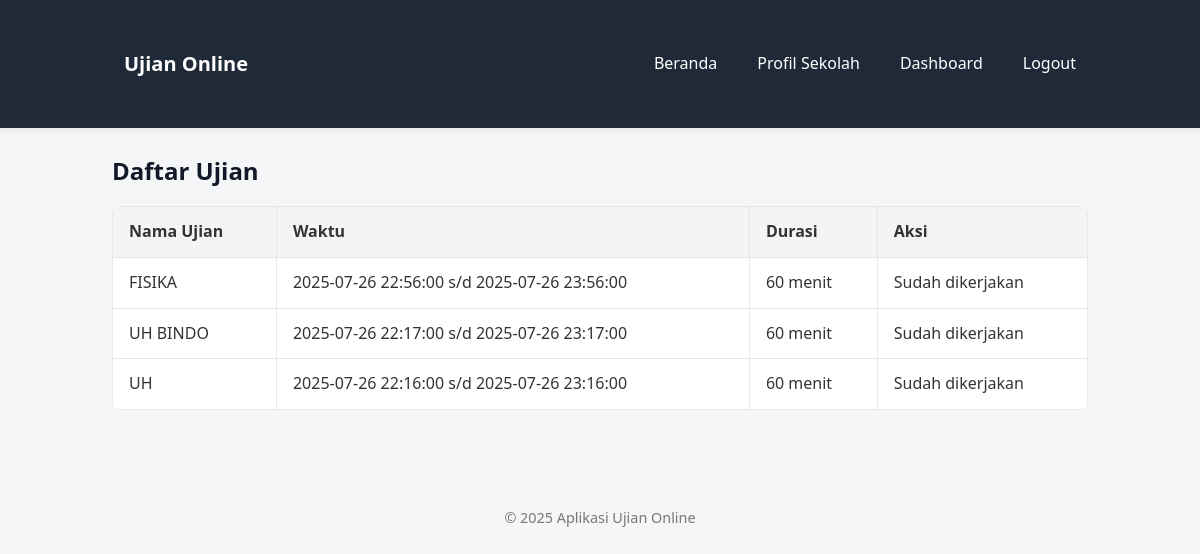
Screenshot of /siswa/ujian_list.php (signed in) with the database file from the repository.
### tables this page shows
CREATE TABLE `ujian_peserta` (
  `id` int(11) NOT NULL,
  `ujian_id` int(11) NOT NULL,
  `user_id` int(11) NOT NULL,
  `mulai_at` datetime DEFAULT NULL,
  `selesai_at` datetime DEFAULT NULL,
  `nilai` decimal(5,2) DEFAULT NULL,
  `status` enum('belum','sedang','selesai') DEFAULT 'belum',
  `created_at` timestamp NOT NULL DEFAULT current_timestamp()
);

CREATE TABLE `ujian` (
  `id` int(11) NOT NULL,
  `nama` varchar(150) NOT NULL,
  `mapel_id` int(11) DEFAULT NULL,
  `mulai_at` datetime NOT NULL,
  `selesai_at` datetime NOT NULL,
  `durasi_menit` int(11) NOT NULL,
  `acak_soal` tinyint(1) DEFAULT 1,
  `tampil_nilai` tinyint(1) DEFAULT 1,
  `created_by` int(11) NOT NULL,
  `created_at` timestamp NOT NULL DEFAULT current_timestamp()
);

### includes/functions.php (called while the page is built, shortened)
<?php
function h($str) {
    return htmlspecialchars($str, ENT_QUOTES, 'UTF-8');
}

### siswa/ujian_list.php (the view, shortened to what this page needs)
<?php
require_once __DIR__ . '/../config/db.php';
require_once __DIR__ . '/../includes/functions.php';
include __DIR__ . '/../includes/header.php';
include __DIR__ . '/../includes/navbar.php';
$stmt = $pdo->prepare('
    SELECT u.*, up.status
    FROM ujian u
    JOIN ujian_peserta up ON up.ujian_id = u.id
    WHERE up.user_id = ?
    ORDER BY u.mulai_at DESC
');
$stmt->execute([$user['id']]);
$ujians = $stmt->fetchAll();
$now = date('Y-m-d H:i:s');
?>
<div class="container">
<h2>Daftar Ujian</h2>
<table class="table">
    <thead><tr><th>Nama Ujian</th><th>Waktu</th><th>Durasi</th><th>Aksi</th></tr></thead>
    <tbody>
    <?php foreach($ujians as $u): ?>
        <tr>
        <td><?= h($u['nama']) ?></td>
        <td><?= h($u['mulai_at']) ?> s/d <?= h($u['selesai_at']) ?></td>
        <td><?= h($u['durasi_menit']) ?> menit</td>
        <td>
            <?php if($now >= $u['mulai_at'] && $now <= $u['selesai_at'] && $u['status'] === 'belum'): ?>
    <a class="btn btn-primary" href="ujian_mulai.php?id=<?= $u['id'] ?>">Mulai</a>
<?php elseif ($u['status'] === 'selesai'): ?>
    <span>Sudah dikerjakan</span>
<?php else: ?>
    <span>Tidak tersedia</span>
<?php endif; ?>
        </td>
        </tr>
    <?php endforeach; ?>
    </tbody>
</table>
</div>
<?php include __DIR__ . '/../includes/footer.php'; ?>

### assets/css/style.css (style rules this page uses)
* { box-sizing: border-box; margin: 0; padding: 0; }
body { font-family: 'Segoe UI', system-ui, sans-serif; background-color: #f4f6f8; color: #333; line-height: 1.6; min-height: 100vh; }
.container { max-width: 1024px; margin: 0 auto; padding: 1.5rem; }
h1, h2, h3 { margin-bottom: 1rem; color: #111827; }
h2 { font-size: 1.5rem; }
.table { width: 100%; border-collapse: collapse; background: #fff; border-radius: 8px; overflow: hidden; margin-bottom: 2rem; }
.table th, .table td { padding: 0.75rem 1rem; border: 1px solid #e5e7eb; text-align: left; }
.table th { background: #f3f4f6; font-weight: 600; }

### rows the page displays
ujian_peserta: ujian.nama "FISIKA", ujian.mulai_at "2025-07-26 22:56:00", ujian.selesai_at "2025-07-26 23:56:00", ujian.durasi_menit "60", status "Sudah dikerjakan"
ujian_peserta: ujian.nama "UH BINDO", ujian.mulai_at "2025-07-26 22:17:00", ujian.selesai_at "2025-07-26 23:17:00", ujian.durasi_menit "60", status "Sudah dikerjakan"
ujian_peserta: ujian.nama "UH", ujian.mulai_at "2025-07-26 22:16:00", ujian.selesai_at "2025-07-26 23:16:00", ujian.durasi_menit "60", status "Sudah dikerjakan"
